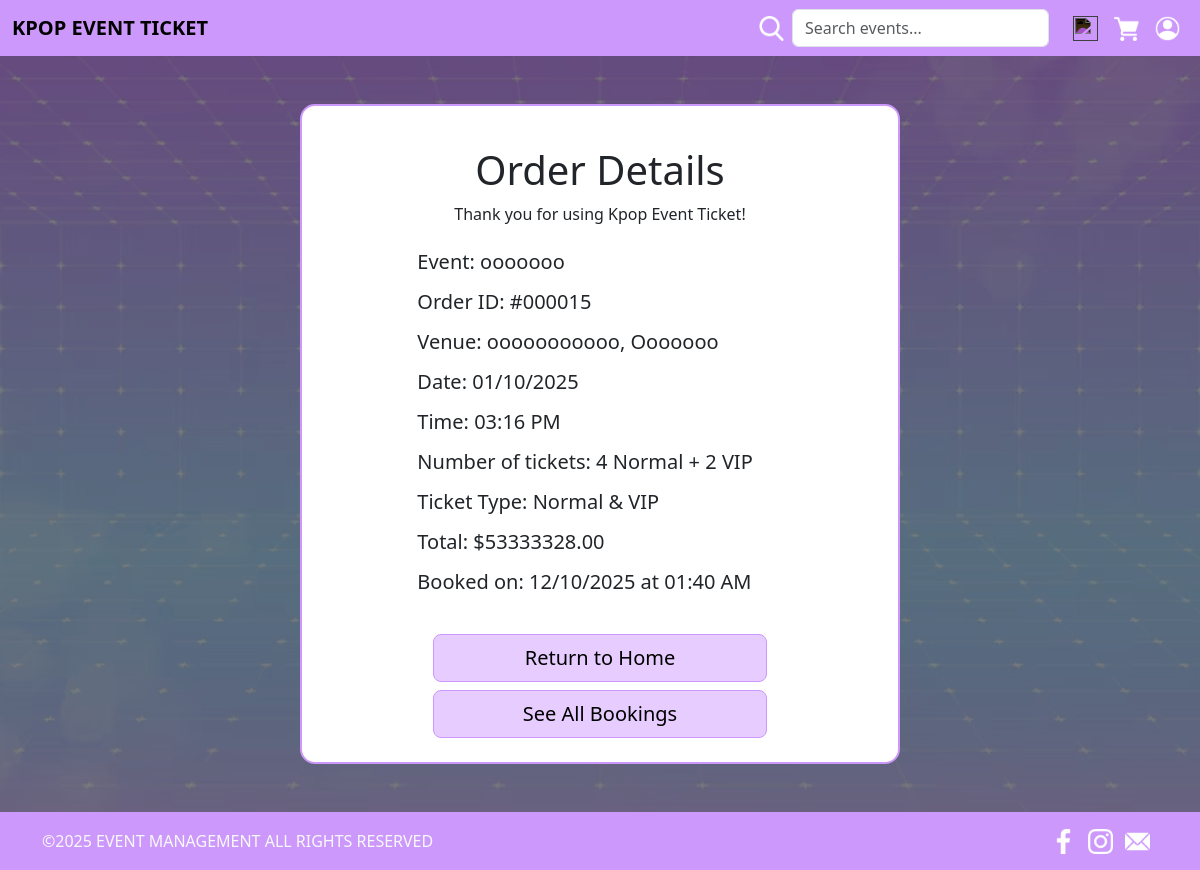
Screenshot of /order/15 (signed in) with the database file from the repository.
### website/models.py (models this page shows, shortened)
class Event(db.Model):
    __tablename__ = 'event'
    eventid = db.Column(db.Integer, db.Sequence('seq_reg_id', start=1, increment=1), primary_key=True)
    userid = db.Column(db.Integer, db.ForeignKey('user.userid'))
    artist = db.Column(db.String(100), index=True, nullable=False)
    startTime = db.Column(db.Time, index=True, nullable=False)
    date = db.Column(db.Date, index=True, nullable=False)
    location = db.Column(db.String(100), index=True, nullable=False)
    country = db.Column(db.String(100), index=True, nullable=False)
    title = db.Column(db.String(100), index=True, nullable=False)
    description = db.Column(db.String(255), index=True, nullable=False)
    image = db.Column(db.String(100), index=True, nullable=False)
    status = db.Column(db.String(50), nullable=False, default='Active')
    tags = db.Column(db.String(255), index=True, nullable=True)
    normalAvail = db.Column(db.Integer, index=True, nullable=False)
    vipAvail = db.Column(db.Integer, index=True, nullable=False)
    normalPrice = db.Column(db.Numeric(10,2), index=True, nullable=False)
    vipPrice = db.Column(db.Numeric(10,2), index=True, nullable=False)
    comments = db.relationship('Comment', backref='event', lazy=True)
    orders = db.relationship('Order', backref='event', lazy=True)

class Order(db.Model):
    __tablename__ = 'order'
    orderid = db.Column(db.Integer, db.Sequence('seq_reg_id', start=1, increment=1), primary_key=True)
    userid = db.Column(db.Integer, db.ForeignKey('user.userid'))
    eventid = db.Column(db.Integer, db.ForeignKey('event.eventid'))
    normalQty = db.Column(db.Integer, index=True, nullable=True)
    vipQty = db.Column(db.Integer, index=True, nullable=True)
    totalPrice  = db.Column(db.Numeric(10,2), index=True, nullable=False)
    timeBooked = db.Column(db.DateTime, index=True, nullable=False)

### website/views.py (the view)
@main_bp.route('/order/<int:order_id>')
@login_required
def order_details(order_id):
    order = Order.query.filter_by(orderid=order_id, userid=current_user.userid).first_or_404()
    return render_template('order_details.html',
                         order=order,
                         title=f'Order #{order.orderid}')

### website/__init__.py (called while the page is built)
def create_app():
    app = Flask(__name__)
    app.debug = True
    app.secret_key = 'somesecretkey'
    app.config['SQLALCHEMY_DATABASE_URI'] = 'sqlite:///sitedata.sqlite'
    db.init_app(app)
    Bootstrap5(app)
    UPLOAD_FOLDER = '/static/Image/uploads'
    app.config['UPLOAD_FOLDER'] = UPLOAD_FOLDER
    login_manager = LoginManager()
    login_manager.login_view = 'auth.login'
    login_manager.init_app(app)
    from .models import User
    @login_manager.user_loader
    def load_user(user_id):
        return db.session.scalar(db.select(User).where(User.userid==user_id))
    from .views import main_bp
    app.register_blueprint(main_bp)
    from .auth import auth_bp
    app.register_blueprint(auth_bp)
    from .create import createbp
    app.register_blueprint(createbp)
    from .edit import editbp
    app.register_blueprint(editbp)
    return app

### website/templates/order_details.html
{% extends "base.html" %}
{% from 'bootstrap5/form.html' import render_form %}
{% block head %}
<link rel="stylesheet" href="{{ url_for('static', filename='style/ErrorStyle.css') }}">
{% endblock %}
{% block content %}
<div class="d-flex justify-content-center my-5">
    <div class="card p-4"
        style="min-height:564px; max-width: 600px; width: 100%; border: #cd98fb solid 2px; border-radius: 15px;">
        <div class="row">
            <div class="col-sm-12 mt-3">
                <h1 class="text-center">Order Details</h1>
                <p class="text-center">Thank you for using Kpop Event Ticket!</p>
                <div class="d-grid gap-2 col-8 mx-auto mt-4">
                    <h5 class="text-start">Event: {{ order.event.title }}</h5>
                    <h5 class="text-start">Order ID: #{{ "%06d"|format(order.orderid) }}</h5>
                    <h5 class="text-start">Venue: {{ order.event.location }}, {{ order.event.country.title() }}</h5>
                    <h5 class="text-start">Date: {{ order.event.date.strftime('%d/%m/%Y') if order.event.date else 'TBA' }}</h5>
                    <h5 class="text-start">Time: {{ order.event.startTime.strftime('%I:%M %p') if order.event.startTime else 'TBA' }}</h5>
                    <h5 class="text-start">
                        Number of tickets:
                        {% if order.normalQty and order.normalQty > 0 %}{{ order.normalQty }} Normal{% endif %}
                        {% if order.normalQty and order.normalQty > 0 and order.vipQty and order.vipQty > 0 %} + {% endif %}
                        {% if order.vipQty and order.vipQty > 0 %}{{ order.vipQty }} VIP{% endif %}
                    </h5>
                    <h5 class="text-start">
                        Ticket Type:
                        {% if order.normalQty and order.normalQty > 0 %}Normal{% endif %}
                        {% if order.normalQty and order.normalQty > 0 and order.vipQty and order.vipQty > 0 %} & {% endif %}
                        {% if order.vipQty and order.vipQty > 0 %}VIP{% endif %}
                    </h5>
                    <h5 class="text-start">Total: ${{ "%.2f"|format(order.totalPrice) }}</h5>
                    <h5 class="text-start">Booked on: {{ order.timeBooked.strftime('%d/%m/%Y at %I:%M %p') }}</h5>
                    <div class="d-grid gap-2 col-11 mx-auto mt-4">
                        <a href="{{ url_for('main.index') }}"
                        class="btn btn-light btn-lg "
                        style="background-color: #e7ccff; border: solid 1px; border-color: #cd98fb; z-index: 10">
                        Return to Home
                    </a>
                    <a href="{{ url_for('main.booking_history') }}"
                        class="btn btn-light btn-lg "
                        style="background-color: #e7ccff; border: solid 1px; border-color: #cd98fb; z-index: 10">
                        See All Bookings
                    </a>
                    </div>
                </div>
            </div>
         </div>
    </div>
</div>
{% endblock %}

### website/Static/Style/ErrorStyle.css (style rules this page uses)
body { background-image: url("../Image/background.png"); background-size: cover; background-position: center; position: relative; }
body::before { content: ""; position: fixed; top: 0; left: 0; width: 100%; height: 100%; background-color: rgba(0, 0, 0, 0.5); z-index: -1; }

### rows the page displays
Event: event "ooooooo", event.location "ooooooooooo", event.country "Ooooooo", event "01/10/2025", event.startTime "03:16 PM"
Order: orderid "000015", normalQty "4", vipQty "2", totalPrice "53333328.00", timeBooked "12/10/2025 at 01:40 AM"
